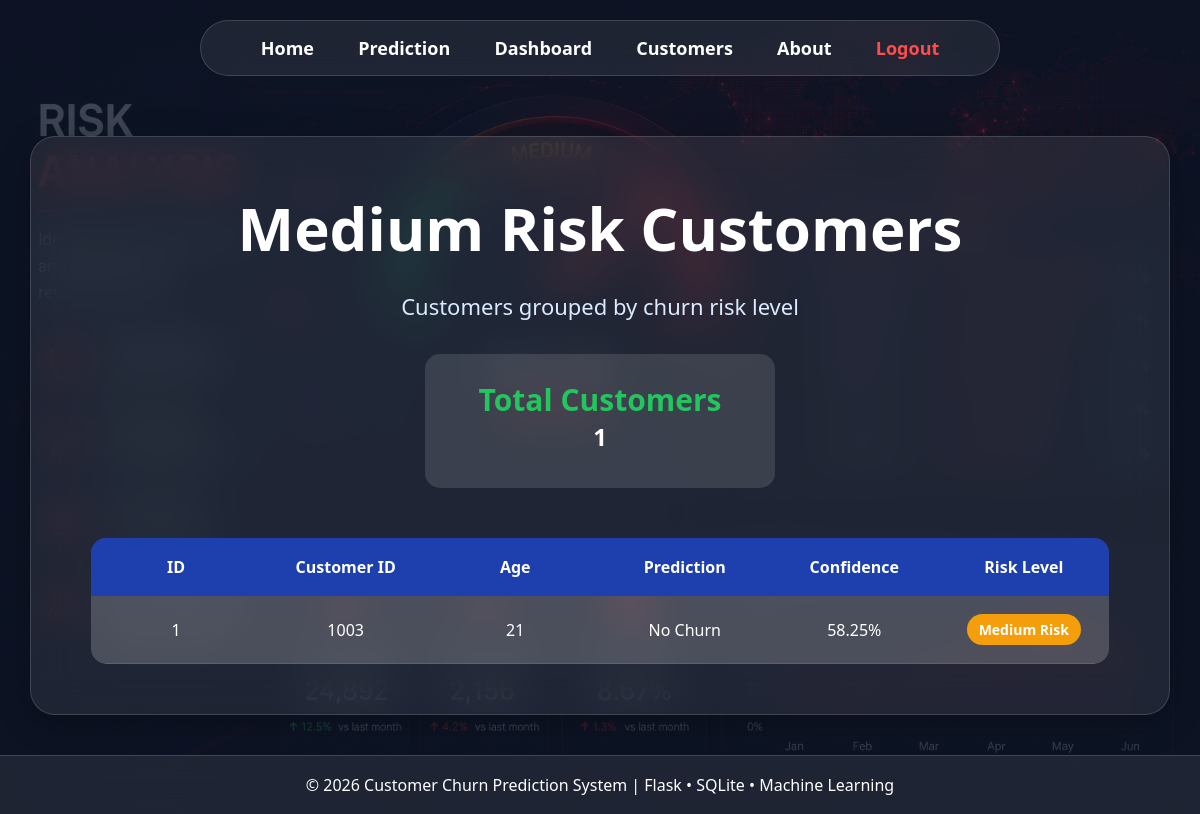
The app's page /risk/medium (signed in) with its own data.
### tables this page shows
CREATE TABLE customers(

    id INTEGER PRIMARY KEY AUTOINCREMENT,

    customer_id INTEGER,
    age INTEGER,
    tenure_months INTEGER,

    avg_order_value REAL,
    total_orders INTEGER,

    last_purchase_days_ago INTEGER,
    support_tickets INTEGER,

    gender TEXT,
    city TEXT,
    subscription_type TEXT,

    prediction TEXT,
    confidence REAL,
    risk_level TEXT
);

### app.py (the view, shortened to what this page needs)
@app.route('/risk/<level>')
def risk_customers(level):
    if "user" not in session:
        return redirect("/")
    conn = get_db_connection()
    if level == "high":
        customers = conn.execute("""
            SELECT *
            FROM customers
            WHERE risk_level='High Risk'
            ORDER BY id ASC
        """).fetchall()
    elif level == "medium":
        customers = conn.execute("""
            SELECT *
            FROM customers
            WHERE risk_level='Medium Risk'
            ORDER BY id ASC
        """).fetchall()
    conn.close()
    return render_template(
        'risk_customers.html',
        customers=customers,
        level=level
    )

### app.py (called while the page is built)
def get_db_connection():
    conn = sqlite3.connect("churn.db")
    conn.row_factory = sqlite3.Row
    return conn

### templates/risk_customers.html (shortened to what this page needs)
<!DOCTYPE html>
<html>
<head>
    <link rel="stylesheet"
          href="{{ url_for('static', filename='css/style.css') }}">
</head>
<body class="risk-page">
<body>
<nav>
    <a href="/home">Home</a>
    <a href="/prediction">Prediction</a>
    <a href="/dashboard">Dashboard</a>
    <a href="/customers">Customers</a>
    <a href="/about">About</a>
<a href="/logout" class="logout-btn">Logout</a>
</nav>
<div class="hero">
    <h1>{{ level.title() }} Risk Customers</h1>
<p style="color:#dbeafe; margin-bottom:25px;">
Customers grouped by churn risk level
</p>
    <div class="result-box">
        <h3>Total Customers</h3>
        <h2>{{ customers|length }}</h2>
    </div>
    <div class="table-container">
        <table>
            <tr>
                <th>ID</th>
                <th>Customer ID</th>
                <th>Age</th>
                <th>Prediction</th>
                <th>Confidence</th>
                <th>Risk Level</th>
            </tr>
            {% for customer in customers %}
            <tr>
                <td>{{ loop.index }}</td>
                <td>{{ customer['customer_id'] }}</td>
                <td>{{ customer['age'] }}</td>
                <td>{{ customer['prediction'] }}</td>
                <td>{{ customer['confidence'] }}%</td>
                <td>
                    {% if customer['risk_level'] == 'High Risk' %}
                        <span class="risk-high">
                            High Risk
                        </span>
                    {% elif customer['risk_level'] == 'Medium Risk' %}
                        <span class="risk-medium">
                            Medium Risk
                        </span>
                    {% else %}
                        <span class="risk-low">
                            Low Risk
                        </span>
                    {% endif %}
                </td>
            </tr>
            {% endfor %}
        </table>
    </div>
</div>
<footer>
    © 2026 Customer Churn Prediction System | Flask • SQLite • Machine Learning
</footer>
</body>
</html>

### static/css/style.css (style rules this page uses)
* { margin:0; padding:0; box-sizing:border-box; }
body { font-family:'Segoe UI',sans-serif; min-height:100vh; display:flex; flex-direction:column; }
nav { width:fit-content; margin:20px auto; padding:15px 40px; background:rgba(255,255,255,0.08); backdrop-filter:blur(15px); -webkit-backdrop-filter:blur(15px); border:1px solid rgba(255,255,255,0.15); border-radius:50px; position:sticky; top:15px; z-index:1000; }
nav a { color:white; text-decoration:none; margin:0 20px; font-size:18px; font-weight:600; transition:0.3s; }
.hero { width:95%; max-width:1200px; margin:40px auto; background:rgba(255,255,255,0.08); backdrop-filter:blur(20px); -webkit-backdrop-filter:blur(20px); border:1px solid rgba(255,255,255,0.15); border-radius:25px; padding:50px; text-align:center; box-shadow: 0 8px 32px rgba(0,0,0,0.25); }
.hero h1 { color:white; font-size:60px; margin-bottom:20px; }
.hero p { color:#dbeafe; font-size:22px; margin-bottom:35px; line-height:1.6; }
table { width:100%; border-collapse:collapse; background:rgba(255,255,255,0.12); border-radius:15px; overflow:hidden; color:white; margin-top:20px; }
table th { background:rgba(0,0,0,0.25); padding:15px; font-size:16px; }
table td { padding:12px; border-bottom:1px solid rgba(255,255,255,0.1); }
footer { margin-top:auto; background:rgba(255,255,255,0.08); backdrop-filter:blur(15px); border-top:1px solid rgba(255,255,255,0.15); color:white; text-align:center; padding:18px; }
.result-box { width:350px; margin:30px auto; padding:25px; border-radius:15px; background:rgba(255,255,255,0.12); color:white; text-align:center; }
.result-box h2 { margin-bottom:10px; }
.result-box h3 { color:#22c55e; font-size:30px; }
.hero table { width:100%; border-collapse:collapse; border-radius:15px; overflow:hidden; table-layout:fixed; }
.hero table th, .hero table td { text-align:center; vertical-align:middle; padding:18px; }
.hero table th { background:#1e40af; color:white; font-weight:600; }
.hero table td { background:rgba(255,255,255,0.08); color:white; }
.table-container { width:98%; margin:auto; overflow-x:auto; border-radius:15px; }
.table-container table { min-width:1000px; }
.risk-medium { background:#f59e0b; color:white; padding:6px 12px; border-radius:20px; font-size:14px; font-weight:bold; }
.risk-medium { min-width:90px; display:inline-block; text-align:center; }
.risk-page { background: linear-gradient(rgba(15,23,42,0.80), rgba(15,23,42,0.80)), url("../images/riskimage.png"); background-size:cover; background-position:center; background-attachment:fixed; }
.logout-btn { color:#ff4d4d !important; font-weight:bold; }

### records on screen
customers: customer_id "1003", age "21", prediction "No Churn", confidence "58.25", risk_level "Medium Risk"

### other values on screen
{{ level.title() }} "Medium"
{{ customers|length }} "1"
